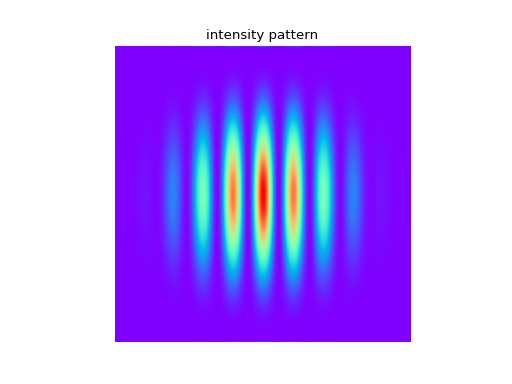

Source code (Python):
from LightPipes import *
import matplotlib.pyplot as plt
import matplotlib.image as mpimg

"""
    Young's experiment.
    Two holes with radii, R, separated by, d, in a screen are illuminated by a plane wave. The interference pattern
    at a distance, z, behind the screen is calculated.
"""

wavelength=5*um
size=20.0*mm
N=500
z=50*cm
R=0.3*mm
d=1.2*mm

img=mpimg.imread('Young.png')
plt.imshow(img); plt.axis('off')

plt.show()

F=Begin(size,wavelength,N)
F1=CircAperture(R/2.0,-d/2.0, 0, F)
F2=CircAperture(R/2.0, d/2.0, 0, F)    
F=BeamMix(F1,F2)
F=Fresnel(z,F)
I=Intensity(2,F)
plt.imshow(I); plt.axis('off');plt.title('intensity pattern')
plt.show()
